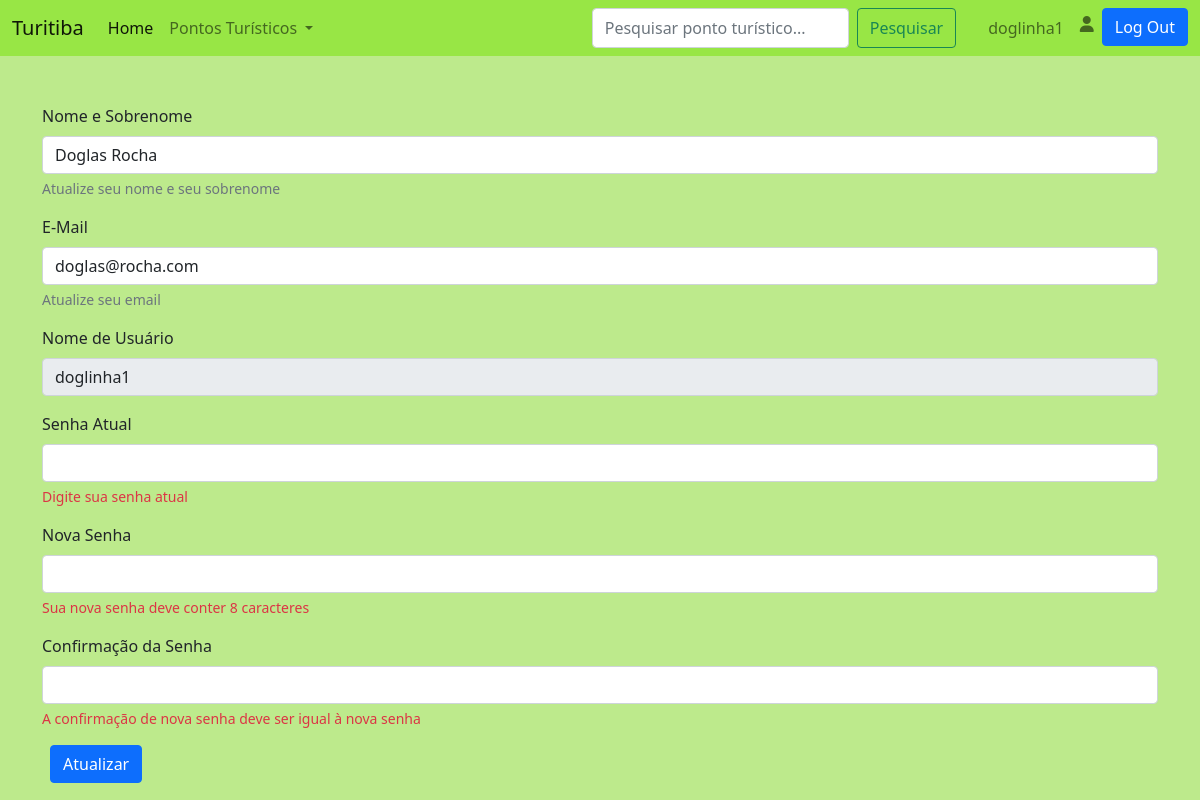
Screenshot of /user/doglinha1 (signed in) with the database file from the repository.
### tables this page shows
CREATE TABLE users (id INTEGER NOT NULL PRIMARY KEY,
username TEXT NOT NULL UNIQUE,
name TEXT NOT NULL,
email TEXT NOT NULL UNIQUE,
password_hash TEXT NOT NULL);

### main.py (the view)
@app.route('/user/<username>')
@login_required
def user(username: str):
    user_info = Reader.get_user_info(db, username)
    return render_template('user.html', info=user_info)

### db_manager.py (called while the page is built)
    def create_connection(self) -> None:
        connection = sql.connect(self.path_to_db)
        cursor = connection.cursor()
        return connection, cursor

    def close_connection(self, connection: object) -> None:
        connection.commit()
        connection.close()

    def get_user_info(self, username: str) -> list:
        connection, cursor = self.create_connection()
        user_info = cursor.execute('''SELECT name, email
                                   FROM users
                                   WHERE username = ?''',
                                   (username,)).fetchone()
        self.close_connection(connection)
        return user_info

### helpers.py (called while the page is built)
def login_required(f):
    @wraps(f)
    def decorated_function(*args, **kwargs):
        if session.get("username") is None:
            return redirect("/login")
        return f(*args, **kwargs)
    return decorated_function

### main.py (called while the page is built)
@app.after_request
def after_request(response):
    response.headers['Cache-Control'] = 'no-cache, no-store, must-revalidate'
    response.headers['Expires'] = 0
    response.headers['Pragma'] = 'no-cache'
    return response

### reader.py (called while the page is built)
    @staticmethod
    def get_user_info(db: DBManager, username: str) -> dict:
        name, email = db.get_user_info(username)
        info = {
            'username': username,
            'name': name,
            'email': email
        }
        return info

### templates/user.html (shortened to what this page needs)
{% extends 'layout.html' %}
{% block body %}
    <article class="container-sm mt-5">
        <form method="POST" action="/update-user/{{ info.username }}">
            <div class="my-3 form-group">
                <label for="name" class="form-label">Nome e Sobrenome</label>
                <input type="text" class="form-control" id="name" name="name" aria-describedby="name" autocomplete="off"
                    value="{{ info.name }}">
                <p id="name-alert" class="form-text">Atualize seu nome e seu sobrenome</p>
            </div>
            <div class="my-3 form-group">
                <label for="email" class="form-label">E-Mail</label>
                <input type="email" class="form-control" id="email" name="email" aria-describedby="email" autocomplete="off"
                    value="{{ info.email }}">
                <p id="email-alert" class="form-text">Atualize seu email</p>
            </div>
            <div class="my-3 form-group">
                <label for="username" class="form-label">Nome de Usuário</label>
                <input type="text" class="form-control" id="username" name="username" aria-describedby="username" autocomplete="off"
                    disabled value="{{ info.username }}">
            </div>
            <div class="my-3 form-group">
                <label for="password" class="form-label">Senha Atual</label>
                <input type="password" class="form-control" id="old-password" autocomplete="off" name="old-password">
                <p id="old-password-alert" class="form-text text-danger">Digite sua senha atual</p>
            </div>
            <div class="my-3 form-group">
                <label for="password" class="form-label">Nova Senha</label>
                <input type="password" class="form-control" id="password" autocomplete="off" name="password">
                <p id="password-alert" class="form-text text-danger">Sua nova senha deve conter 8 caracteres</p>
            </div>
            <div class="my-3 form-group">
                <label for="confrim-password" class="form-label">Confirmação da Senha</label>
                <input type="password" class="form-control" id="confirm-password" autocomplete="off" name="confirm-password">
                <p id="confirm-password-alert" class="form-text text-danger">A confirmação de nova senha deve ser igual à nova senha</p>
            </div>
            <div class="my-3 form-group">
                <input id="submit" type="submit" class="btn btn-primary mx-2" value="Atualizar">
            </div>
        </form>
    </article>
{% endblock body %}

### templates/layout.html (shortened to what this page needs)
<!DOCTYPE html>
<html lang="en">
    <head>
        <link href="https://cdn.jsdelivr.net/npm/bootstrap@5.1.3/dist/css/bootstrap.min.css" rel="stylesheet">
        <link rel="stylesheet" href="../static/css/style.css">
    </head>
    <body>
        <nav class="navbar navbar-expand-lg navbar-light" id="navbar">
            <div class="container-fluid">
                <a class="navbar-brand">Turitiba</a>
                <div class="collapse navbar-collapse" id="navbarSupportedContent">
                    <ul class="navbar-nav me-auto mb-2 mb-lg-0">
                        <li class="nav-item">
                            <a class="nav-link active" aria-current="page" href="/">Home</a>
                        </li>
                        <li class="nav-item dropdown">
                            <a class="nav-link dropdown-toggle" href="#" id="navbarDropdown" role="button" data-bs-toggle="dropdown" aria-expanded="false">
                                Pontos Turísticos
                            </a>
                        </li>
                    </ul>
                    <div class="navbar-nav d-flex">
                        <form action="/search" method="POST" class="d-flex mx-4">
                            <input class="form-control me-2" type="search" placeholder="Pesquisar ponto turístico..." aria-label="Search"
                                name="search">
                            <button class="btn btn-outline-success" type="submit">Pesquisar</button>
                          </form>
                        {% if session.username %}
                            <a href="/user/{{ session.username }}" class="nav-link">{{ session.username }}</a>
                            <i class="nav-link fa-solid fa-user"></i>
                            <form action="/logout?callback=main" method="post">
                                <input type="submit" value="Log Out" class="btn btn-primary">
                            </form>
                        {% else %}
                            <a class="nav-link" href="/register">Cadastrar</a>
                            <a class="nav-link" href="/login">Log In</a>
                        {% endif %}
                    </div>
                </div>
            </div>
        </nav>
        <main>
            {% block body %}{% endblock %}
        </main>
    </body>
</html>

### static/css/style.css (style rules this page uses)
body { background-color: #BDEA8C; }
#navbar { background-color: #98E645; }

### rows the page displays
users: username "doglinha1", name "Doglas Rocha", email "doglas@rocha.com"
